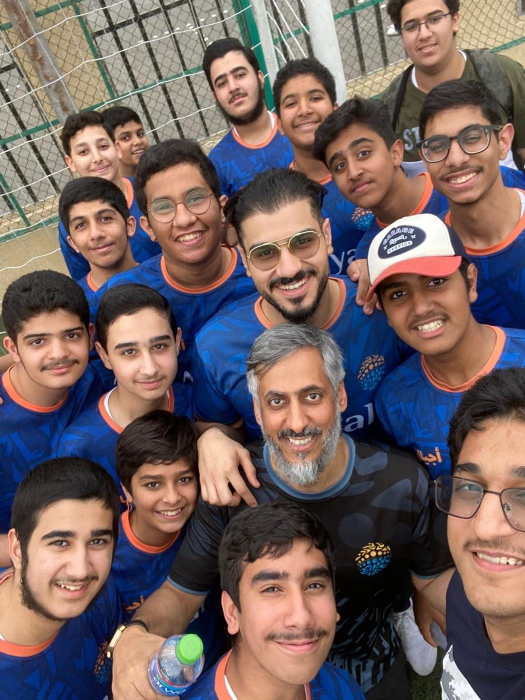
#> input picture gal/p100.jpg, 1050 x 1400 px, given as the content of the folder ../../gal/p100.jpg, which was not available (shown at 1/2 size)
$ python add.py ../../gal/p100.jpg   (older library calls are emulated)
#> lines starting #> are read from the running program, lines starting #| are printed output that depends on the picture
# usage: python3 add.py <batchdir>  -> converts, appends to seq.txt
import sys,glob,os,subprocess,re
from PIL import Image, ImageOps
B=sys.argv[1]; G='/home/claude/club/deploy/gal'; M='/home/claude/club/deploy/media'; SQ='/home/claude/club/bas/seq.txt'
seq=open(SQ).read().split(',') if os.path.exists(SQ) and open(SQ).read().strip() else []
pn=max(int(re.match(r'p(\d+)\.jpg',f).group(1)) for f in os.listdir(G) if re.match(r'p\d+\.jpg',f))+1
vn=max([int(x[1:]) for x in seq if x[0]=='v']+[0])+1
added=[]
for f in sorted(glob.glob(B+'/*')):
    if f.lower().endswith(('.jpg','.jpeg','.png','.heic')):
        im=ImageOps.exif_transpose(Image.open(f)).convert('RGB')
#> im is the input picture: PIL image 1050x1400 RGB; mean R, G, B 114.7, 98, 96.6
        a=im.copy(); a.thumbnail((1400,1400),Image.LANCZOS); a.save(f'{G}/p{pn}.jpg',quality=82,optimize=True,progressive=True)
        b=im.copy(); b.thumbnail((640,640),Image.LANCZOS); b.save(f'{G}/t{pn}.webp',quality=75)
#> after `b.thumbnail((640, 640), Image.LANCZOS)`:
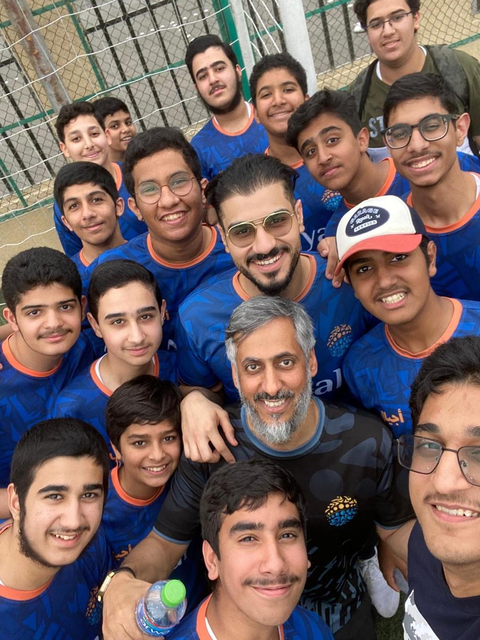
#> b: PIL image 480x640 RGB; mean R, G, B 114.7, 98, 96.6
        added.append(f'i{pn}'); pn+=1
    else:
        o=f'{M}/bv{vn}.mp4'
        subprocess.run(['ffmpeg','-nostdin','-v','error','-y','-i',f,'-vf',"scale='if(gt(iw,ih),-2,720)':'if(gt(iw,ih),720,-2)'",'-c:v','libx264','-preset','veryfast','-crf','26','-maxrate','1600k','-bufsize','3200k','-pix_fmt','yuv420p','-c:a','aac','-b:a','96k','-movflags','+faststart',o],check=True)
        # sharpest frame as poster
        import cv2
        cap=cv2.VideoCapture(o); best=None; n=int(cap.get(7));
        for k in range(1,9):
            cap.set(1,int(n*k/9)); ok,fr=cap.read()
            if ok:
                s=cv2.Laplacian(cv2.cvtColor(fr,cv2.COLOR_BGR2GRAY),cv2.CV_64F).var()
                if not best or s>best[0]: best=(s,fr)
        h,w=best[1].shape[:2]; sc=360/min(h,w); fr=cv2.resize(best[1],(int(w*sc),int(h*sc)))
        cv2.imwrite(f'{M}/bv{vn}.webp',fr,[cv2.IMWRITE_WEBP_QUALITY,75])
        added.append(f'v{vn}'); vn+=1
seq+=added; open(SQ,'w').write(','.join(seq)); print(','.join(added)); print('total',len(seq))

$ run again, on gal/p113.jpg
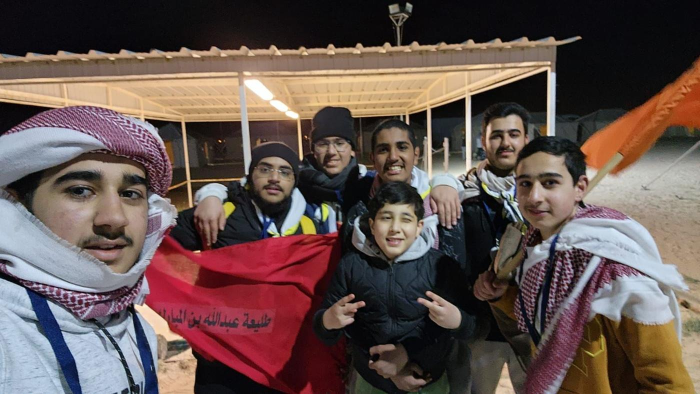
#> input picture gal/p113.jpg, 1400 x 788 px, given as the content of the folder ../../gal/p113.jpg, which was not available (shown at 1/2 size)
#> im is the input picture: PIL image 1400x788 RGB; mean R, G, B 101.3, 83.1, 78.8
#> `b.thumbnail((640, 640), Image.LANCZOS)`:
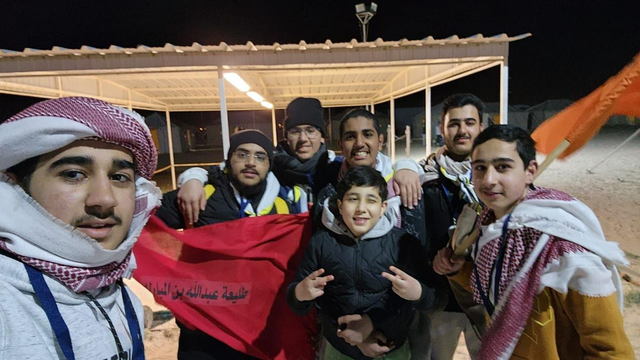
#> b: PIL image 640x360 RGB; mean R, G, B 101.3, 83.1, 78.9

$ run again, on gal/p129.jpg
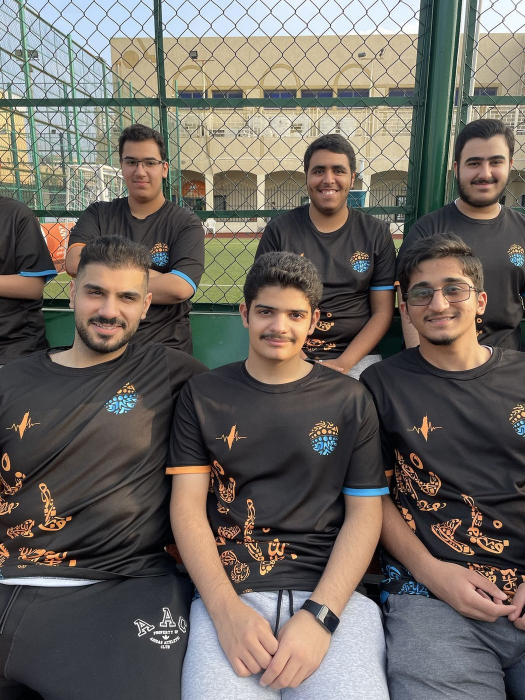
#> input picture gal/p129.jpg, 1050 x 1400 px, given as the content of the folder ../../gal/p129.jpg, which was not available (shown at 1/2 size)
#> im is the input picture: PIL image 1050x1400 RGB; mean R, G, B 109.5, 103.5, 97.1
#> `b.thumbnail((640, 640), Image.LANCZOS)`:
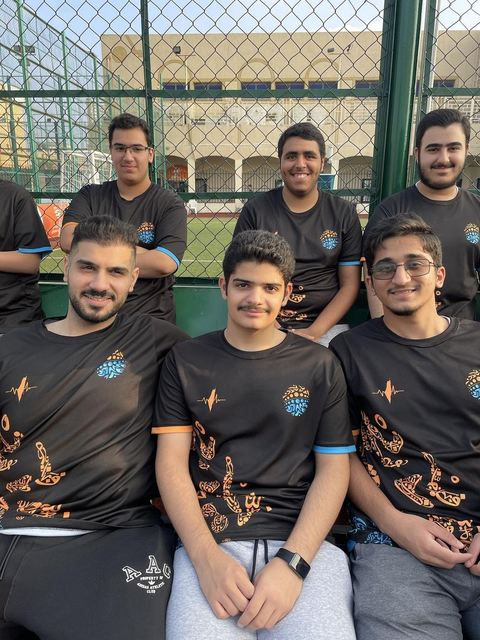
#> b: PIL image 480x640 RGB; mean R, G, B 109.4, 103.5, 97.1

$ run again, on gal/p139.jpg
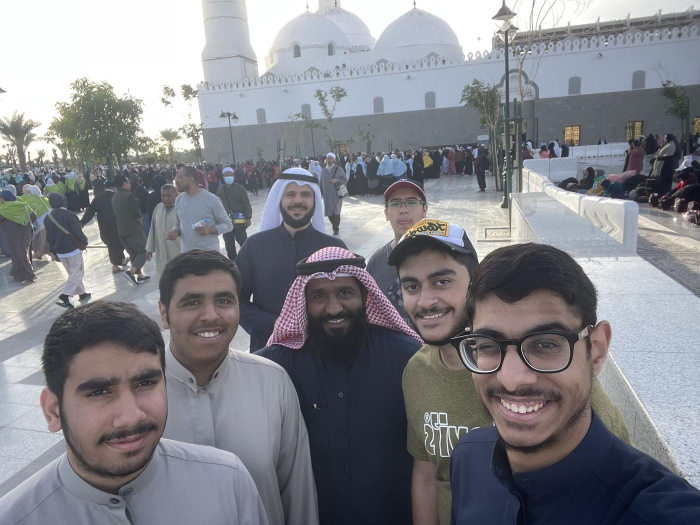
#> input picture gal/p139.jpg, 1400 x 1050 px, given as the content of the folder ../../gal/p139.jpg, which was not available (shown at 1/2 size)
#> im is the input picture: PIL image 1400x1050 RGB; mean R, G, B 130.6, 131.4, 137.3
#> `b.thumbnail((640, 640), Image.LANCZOS)`:
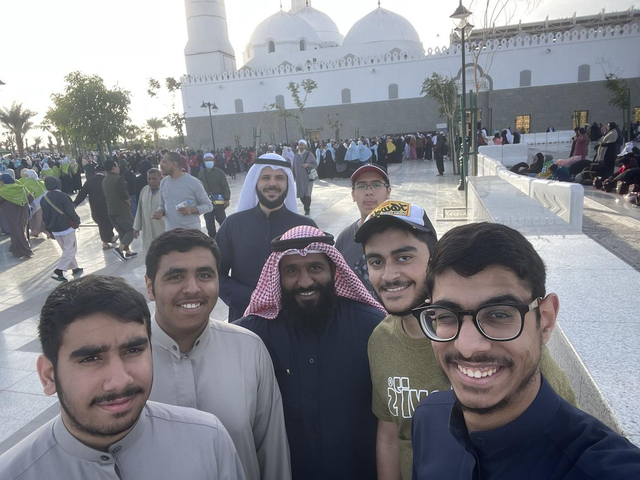
#> b: PIL image 640x480 RGB; mean R, G, B 130.6, 131.4, 137.3
